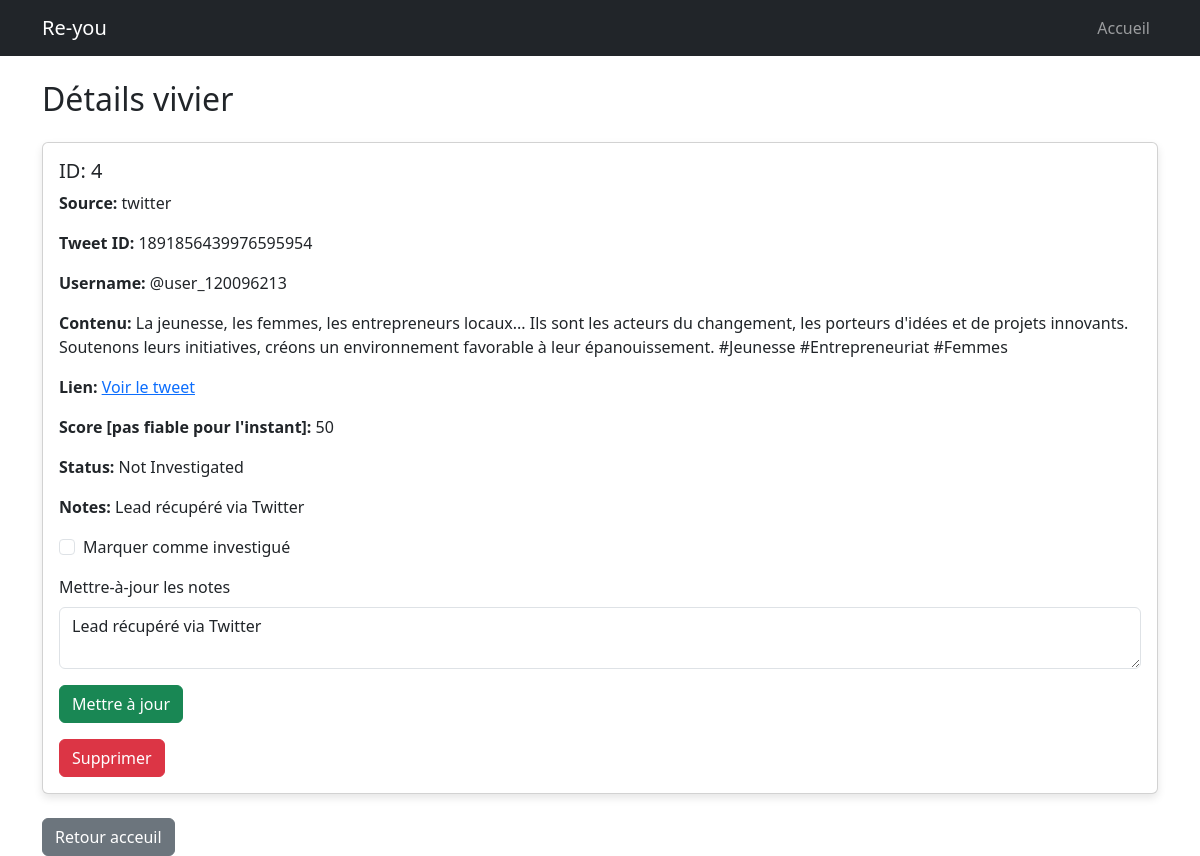
Page /lead/4 on the committed database.
### tables this page shows
CREATE TABLE lead_tracking (
            id INTEGER PRIMARY KEY AUTOINCREMENT,
            source TEXT,
            reference_id TEXT UNIQUE,
            relevance_score INTEGER,
            investigated BOOLEAN DEFAULT 0,
            notes TEXT
        );

CREATE TABLE twitter_posts (
            id INTEGER PRIMARY KEY AUTOINCREMENT,
            tweet_id TEXT UNIQUE,
            username TEXT,
            content TEXT,
            date TEXT
        );

### src/web/app.py (the view)
@app.route('/lead/<int:lead_id>', methods=['GET', 'POST'])
def lead_details(lead_id):
    lead = get_lead_by_id(lead_id)  # Fetch lead from database
    if not lead:
        flash("Lead not found!", "danger")
        return redirect(url_for('index'))
    extra_info = None
    source = lead[1]  # 'twitter', 'linkedin', or 'real_estate'
    db_conn = sqlite3.connect("leads.db")
    cursor = db_conn.cursor()
    if source == "twitter":
        cursor.execute("SELECT tweet_id, username, content FROM twitter_posts WHERE id = ?", (lead[0],))
        extra_info = cursor.fetchone()
    elif source == "linkedin":
        cursor.execute("SELECT job_title, company FROM linkedin_jobs WHERE id = ?", (lead[0],))
        extra_info = cursor.fetchone()
    elif source == "real_estate":
        cursor.execute("SELECT transaction_type, location FROM real_estate_transactions WHERE id = ?", (lead[0],))
        extra_info = cursor.fetchone()
    db_conn.close()
    if request.method == 'POST':
        investigated = request.form.get("investigated") == "on"
        notes = request.form.get("notes")
        update_lead_status(lead_id, investigated, notes)
        flash("Lead updated successfully!", "success")
        return redirect(url_for('index'))
    return render_template("lead_details.html", lead=lead, extra_info=extra_info)

### src/db/database.py (called while the page is built)
def connect_db():
    return sqlite3.connect(DB_PATH)

def get_lead_by_id(lead_id: int) -> Optional[Tuple]:
    conn = connect_db()
    cursor = conn.cursor()
    cursor.execute("SELECT * FROM lead_tracking WHERE id = ?", (lead_id,))
    row = cursor.fetchone()
    conn.close()
    return row

### src/web/app.py (called while the page is built)
def clean_numbers(value):
    return re.sub(r"\D", "", value)

### src/web/templates/lead_details.html (shortened to what this page needs)
{% extends 'layout.html' %}
{% block content %}
<h2 class="mb-4">Détails vivier</h2>
<div class="card">
    <div class="card-body">
        <h5 class="card-title">ID: {{ lead[0] }}</h5>
        <p><strong>Source:</strong> {{ lead[1] }}</p>
        {% if lead[1] == "twitter" and extra_info %}
            <p><strong>Tweet ID:</strong> {{ extra_info[0] }}</p>
            <p><strong>Username:</strong> @{{ extra_info[1] }}</p>
            <p><strong>Contenu:</strong> {{ extra_info[2] }}</p>
            <p><strong>Lien:</strong> <a href="https://twitter.com/{{ extra_info[1] | clean_numbers }}/status/{{ extra_info[0] }}" target="_blank">Voir le tweet</a></p>
        {% elif lead[1] == "linkedin" and extra_info %}
            <p><strong>Job Title:</strong> {{ extra_info[0] }}</p>
            <p><strong>Company:</strong> {{ extra_info[1] }}</p>
        {% elif lead[1] == "real_estate" and extra_info %}
            <p><strong>Transaction Type:</strong> {{ extra_info[0] }}</p>
            <p><strong>Location:</strong> {{ extra_info[1] }}</p>
        {% endif %}
        <p><strong>Score [pas fiable pour l'instant]:</strong> {{ lead[3] }}</p>
        <p><strong>Status:</strong> {% if lead[4] %} Investigated {% else %} Not Investigated{% endif %}</p>
        <p><strong>Notes:</strong> {{ lead[5] if lead[5] else "Aucune note" }}</p>
        <form action="{{ url_for('lead_details', lead_id=lead[0]) }}" method="POST">
            <div class="form-check mb-3">
                <input type="checkbox" id="investigated" name="investigated" class="form-check-input"
                       {% if lead[4] %}checked{% endif %}>
                <label class="form-check-label" for="investigated">Marquer comme investigué</label>
            </div>
            <div class="mb-3">
                <label for="notes" class="form-label">Mettre-à-jour les notes</label>
                <textarea id="notes" name="notes" class="form-control">{{ lead[5] }}</textarea>
            </div>
            <button type="submit" class="btn btn-success">Mettre à jour</button>
        </form>
        <form action="{{ url_for('delete_lead', lead_id=lead[0]) }}" method="POST" style="display:inline;">
            <button type="submit" class="btn btn-danger mt-3">Supprimer</button>
        </form>
    </div>
</div>
<a href="{{ url_for('index') }}" class="btn btn-secondary mt-4">Retour acceuil</a>
{% endblock %}

### src/web/static/styles.css (style rules this page uses)
body { background-color: #f8f9fa; font-family: Arial, sans-serif; }
.btn-danger { background-color: #dc3545; border-color: #dc3545; }
.card { border-radius: 8px; box-shadow: 0 4px 8px rgba(0, 0, 0, 0.1); }
.form-control { border-radius: 5px; }
.btn-secondary { margin-top: 20px; }

### rows in the picture
lead_tracking: id "4", source "twitter", relevance_score "50", notes "Lead récupéré via Twitter"
twitter_posts: tweet "1891856439976595954", username "user_120096213", content "La jeunesse, les femmes, les entrepreneurs locaux... Ils sont les acteurs du changement, les porteurs d'idées et de projets innovants. Soutenons leurs initiatives, créons un environnement favorable à leur épanouissement. #Jeunesse #Entrepreneuriat #Femmes"
